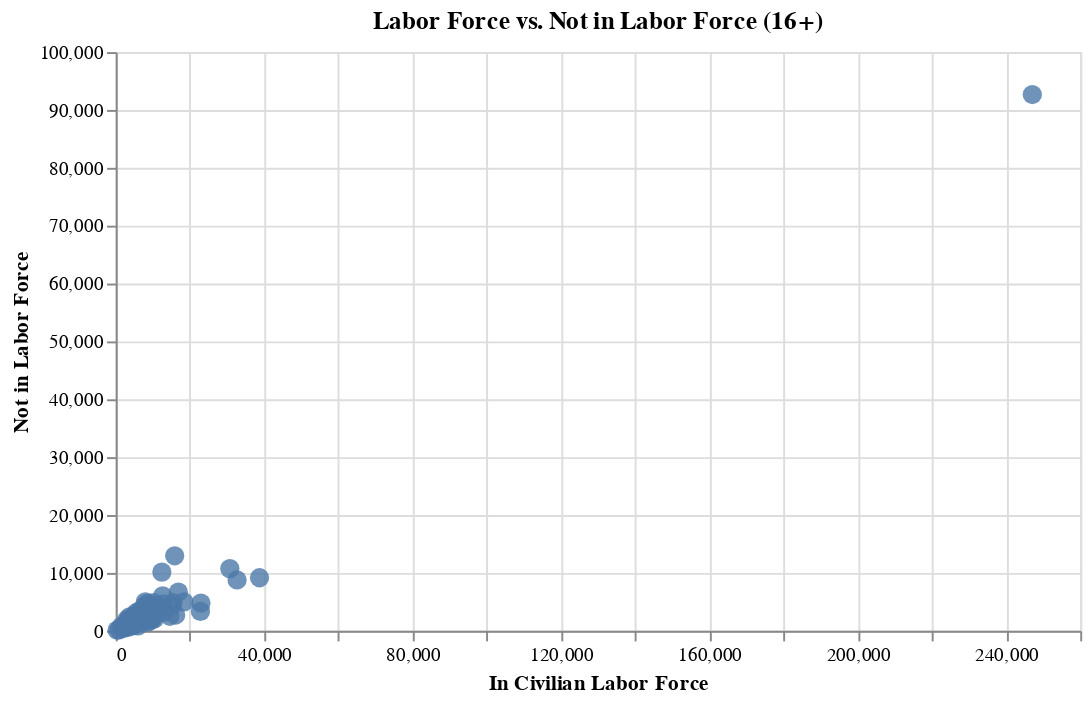

This figure's notebook cell:
### Markdown cell above
The above visualization shows the total population aged 16years or older in each neighbouring subtype.

### Code cell
chart2 = (
    alt.Chart(poverty_data)
    .mark_circle(size=100, opacity=0.8)
    .encode(
        x=alt.X("Civilian Labor Force (16+):Q", title="In Civilian Labor Force"),
        y=alt.Y("Not in Labor Force (16+):Q", title="Not in Labor Force"),
        tooltip=["Neighborhood Name", "Civilian Labor Force (16+)", "Not in Labor Force (16+)"]
    )
    .properties(title="Labor Force vs. Not in Labor Force (16+)", width=500)
)
chart2
